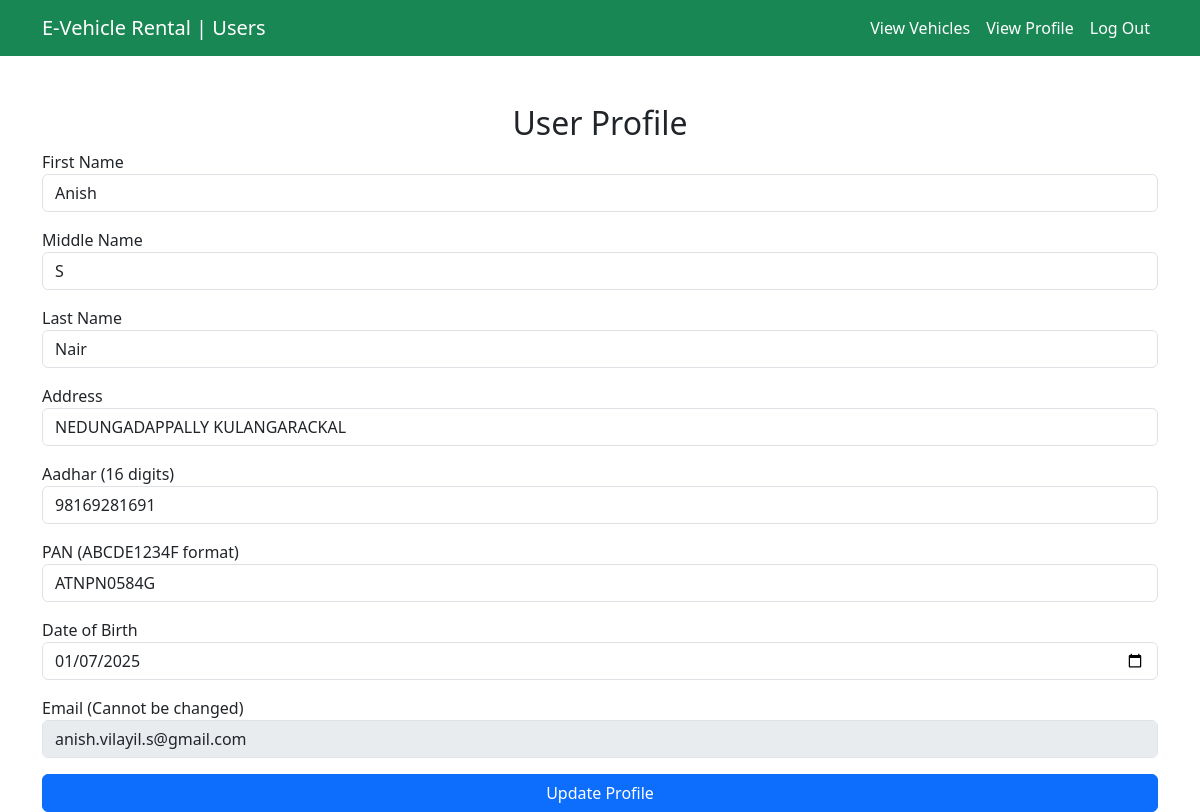
/user-profile.php (signed in), run on an earlier commit of the app's database.
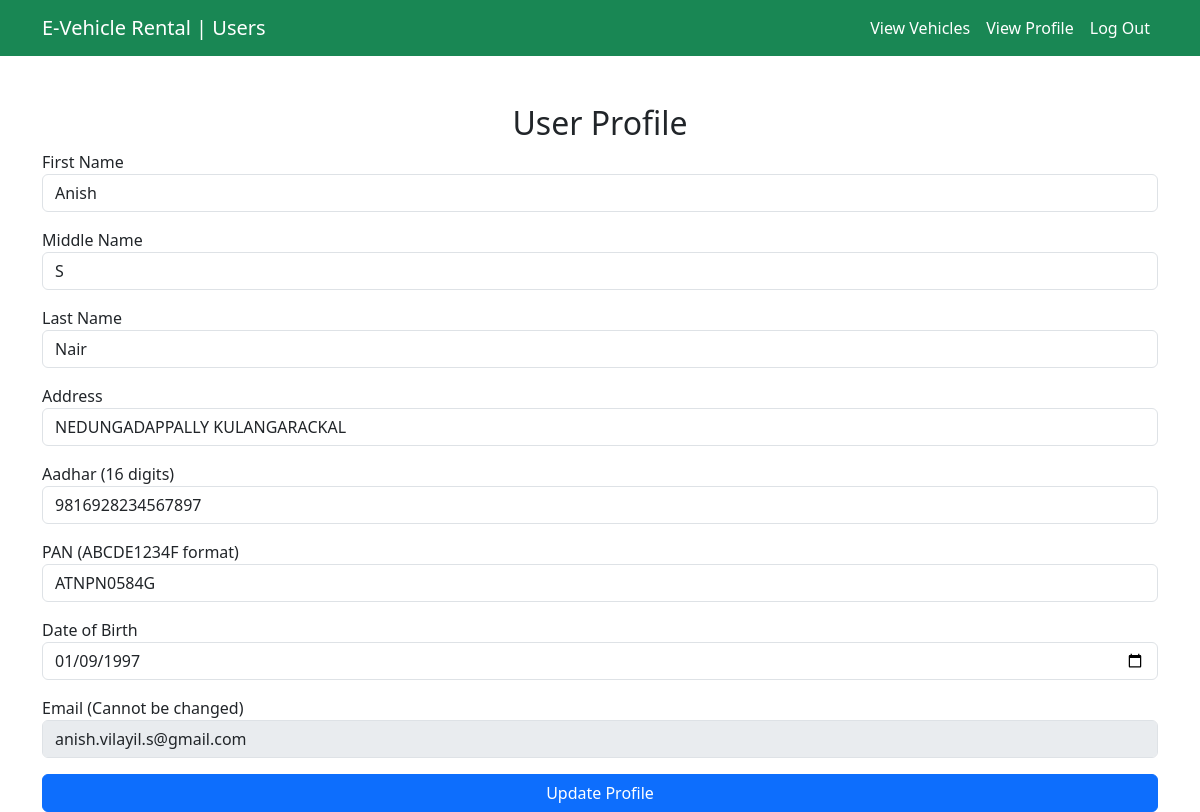
And on a later commit of the database.
### tables this page shows
CREATE TABLE `users` (
  `id` int(11) NOT NULL,
  `first_name` varchar(50) NOT NULL,
  `middle_name` varchar(50) DEFAULT NULL,
  `last_name` varchar(50) NOT NULL,
  `address` text NOT NULL,
  `aadhar` varchar(20) NOT NULL,
  `pan` varchar(10) NOT NULL,
  `dob` date NOT NULL,
  `email` varchar(100) NOT NULL,
  `password` varchar(255) NOT NULL
);

### user-profile.php (the view, shortened to what this page needs)
<?php
$conn = new mysqli('localhost', 'root', '', 'eRent');
$user_id = $_SESSION['user_id'];
$sql = "SELECT first_name, middle_name, last_name, address, aadhar, pan, dob, email FROM users WHERE id = ?";
$stmt = $conn->prepare($sql);
$stmt->bind_param("i", $user_id);
$stmt->execute();
$result = $stmt->get_result();
$user = $result->fetch_assoc();
?>
<!DOCTYPE html>
<html lang="en">
<head>
    <link href="https://cdn.jsdelivr.net/npm/bootstrap@5.3.0-alpha3/dist/css/bootstrap.min.css" rel="stylesheet">
</head>
<body>
<nav class="navbar navbar-expand-lg navbar-dark bg-success">
    <div class="container">
        <a class="navbar-brand" href="#">E-Vehicle Rental | Users </a>
        <div class="collapse navbar-collapse" id="navbarNav">
            <ul class="navbar-nav ms-auto">
                <li class="nav-item"><a class="nav-link active" href="view-vehicles.php">View Vehicles</a></li>
                <li class="nav-item"><a class="nav-link active" href="user-profile.php">View Profile</a></li>
                <li class="nav-item"><a class="nav-link active" href="index.php"> Log Out </a></li>
            </ul>
        </div>
    </div>
</nav>
<div class="container mt-5">
    <h2 class="text-center">User Profile</h2>
    <form method="POST" onsubmit="return validateForm()">
        <div class="mb-3">
            <label>First Name</label>
            <input type="text" name="first_name" class="form-control" value="<?= $user['first_name'] ?>" required>
        </div>
        <div class="mb-3">
            <label>Middle Name</label>
            <input type="text" name="middle_name" class="form-control" value="<?= $user['middle_name'] ?>">
        </div>
        <div class="mb-3">
            <label>Last Name</label>
            <input type="text" name="last_name" class="form-control" value="<?= $user['last_name'] ?>" required>
        </div>
        <div class="mb-3">
            <label>Address</label>
            <input type="text" name="address" class="form-control" value="<?= $user['address'] ?>" required>
        </div>
        <div class="mb-3">
            <label>Aadhar (16 digits)</label>
            <input type="text" name="aadhar" id="aadhar" class="form-control" value="<?= $user['aadhar'] ?>" required>
        </div>
        <div class="mb-3">
            <label>PAN (ABCDE1234F format)</label>
            <input type="text" name="pan" id="pan" class="form-control" value="<?= $user['pan'] ?>" required>
        </div>
        <div class="mb-3">
            <label>Date of Birth</label>
            <input type="date" name="dob" id="dob" class="form-control" value="<?= $user['dob'] ?>" required>
        </div>
        <div class="mb-3">
            <label>Email (Cannot be changed)</label>
            <input type="email" class="form-control" value="<?= $user['email'] ?>" disabled>
        </div>
        <button type="submit" class="btn btn-primary w-100">Update Profile</button>
    </form>
</div>
</body>
</html>

What changed in the data, as far as the page shows it:
changed users "Anish": aadhar "98169281691" → "9816928234567897"; dob "01/07/2025" → "01/09/1997"
